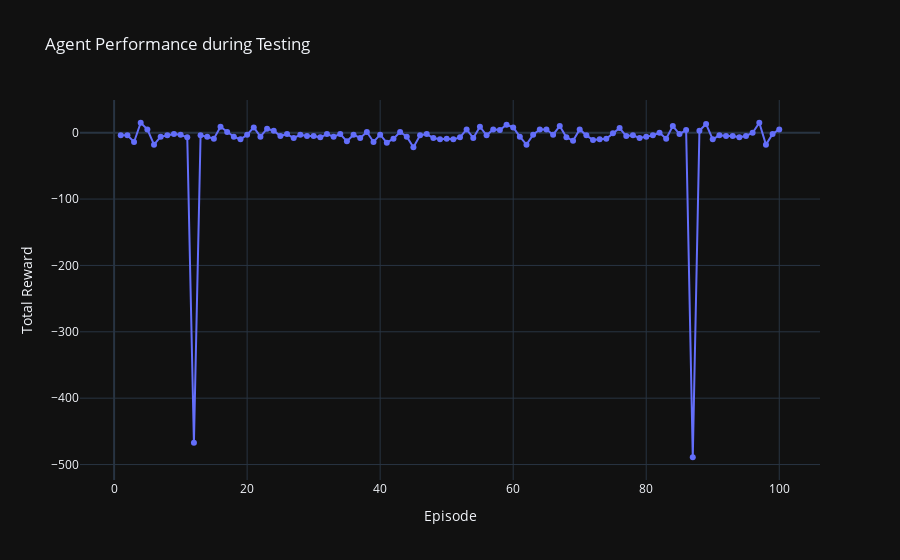

Write notebook code for a chart like this one.
### Code cell
def evaluate_agent_with_plot(q_table, env, test_episodes=100, max_steps_per_episode=500):
    
    rewards_per_episode = []

    for episode in range(test_episodes):
        state = env.reset()
        state_key = discretize_state_simple(state)
        done = False
        episode_reward = 0

        for _ in range(max_steps_per_episode):
            if done:
                break

            action = np.argmax(q_table.get(state_key, np.zeros(env.action_space.n)))
            new_state, reward, done, _ = env.step(action)
            new_state_key = discretize_state_simple(new_state)

            state_key = new_state_key
            episode_reward += reward

        rewards_per_episode.append(episode_reward)

    fig = go.Figure()
    fig.add_trace(go.Scatter(
        x=list(range(1, test_episodes + 1)),
        y=rewards_per_episode,
        mode='lines+markers',
        name='Total Reward'
    ))
    fig.update_layout(
        title='Agent Performance during Testing',
        xaxis_title='Episode',
        yaxis_title='Total Reward',
        template='plotly_dark'
    )
    fig.show()

    average_test_reward = sum(rewards_per_episode) / test_episodes
    print(f"Average test reward over {test_episodes} episodes: {average_test_reward:.2f}")

    return rewards_per_episode, average_test_reward

test_rewards, average_test_reward = evaluate_agent_with_plot(q_table, env, test_episodes=100, max_steps_per_episode=500)
print(f"Final Average Test Reward: {average_test_reward:.2f}")

### Figure 1 — Plotly figure (JSON) as saved in the notebook; plotly's stock layout.template omitted (floating-point values rounded to 4 significant figures)
{"data": [{"mode": "lines+markers", "name": "Total Reward", "type": "scatter", "x": [1, 2, 3, 4, 5, 6, 7, 8, 9, 10, 11, 12, 13, 14, 15, 16, 17, 18, 19, 20, 21, 22, 23, 24, 25, 26, 27, 28, 29, 30, 31, 32, 33, 34, 35, 36, 37, 38, 39, 40, 41, 42, 43, 44, 45, 46, 47, 48, 49, 50, 51, 52, 53, 54, 55, 56, 57, 58, 59, 60, 61, 62, 63, 64, 65, 66, 67, 68, 69, 70, 71, 72, 73, 74, 75, 76, 77, 78, 79, 80, 81, 82, 83, 84, 85, 86, 87, 88, 89, 90, 91, 92, 93, 94, 95, 96, 97, 98, 99, 100], "y": [-4, -4, -14, 15, 5, -18, -6, -4, -2, -3, -7, -467, -4, -6, -9, 9, 1, -6, -10, -3, 8, -6, 6, 3, -5, -2, -8, -3, -5, -5, -7, -2, -6, -2, -13, -3, -8, 1, -14, -3, -15, -9, 1, -6, -22, -4, -2, -8, -10, -9, -10, -7, 5, -8, 9, -4, 5, 4, 12, 8, -6, -18, -3, 5, 5, -3, 10, -7, -12, 5, -4, -11, -10, -9, -1, 7, -5, -4, -8, -6, -4, 0, -9, 10, -2, 4, -489, 3, 13, -10, -4, -5, -5, -7, -5, 0, 15, -18, -2, 5]}], "layout": {"title": {"text": "Agent Performance during Testing"}, "xaxis": {"title": {"text": "Episode"}}, "yaxis": {"title": {"text": "Total Reward"}}}}
